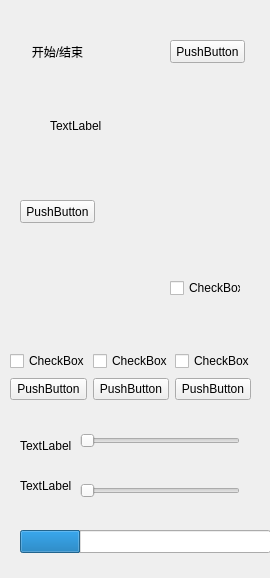
<?xml version="1.0" encoding="UTF-8"?>
<ui version="4.0">
 <class>Form</class>
 <widget class="QWidget" name="Form">
  <property name="geometry">
   <rect>
    <x>0</x>
    <y>0</y>
    <width>270</width>
    <height>578</height>
   </rect>
  </property>
  <property name="windowTitle">
   <string>Form</string>
  </property>
  <widget class="QLabel" name="label">
   <property name="geometry">
    <rect>
     <x>120</x>
     <y>170</y>
     <width>91</width>
     <height>91</height>
    </rect>
   </property>
   <property name="text">
    <string/>
   </property>
   <property name="pixmap">
    <pixmap resource="../bankground/bankground.qrc">:/pic/u=3667485617,1532020133&amp;fm=11&amp;gp=0.jpg</pixmap>
   </property>
  </widget>
  <widget class="QPushButton" name="pushButton">
   <property name="geometry">
    <rect>
     <x>20</x>
     <y>40</y>
     <width>75</width>
     <height>23</height>
    </rect>
   </property>
   <property name="text">
    <string>开始/结束</string>
   </property>
   <property name="autoDefault">
    <bool>false</bool>
   </property>
   <property name="default">
    <bool>false</bool>
   </property>
   <property name="flat">
    <bool>true</bool>
   </property>
  </widget>
  <widget class="QPushButton" name="pushButton_2">
   <property name="geometry">
    <rect>
     <x>170</x>
     <y>40</y>
     <width>75</width>
     <height>23</height>
    </rect>
   </property>
   <property name="text">
    <string>PushButton</string>
   </property>
   <property name="icon">
    <iconset>
     <activeon>:/pic/m.ico</activeon>
    </iconset>
   </property>
  </widget>
  <widget class="QLabel" name="label_2">
   <property name="geometry">
    <rect>
     <x>50</x>
     <y>90</y>
     <width>181</width>
     <height>71</height>
    </rect>
   </property>
   <property name="text">
    <string>TextLabel</string>
   </property>
  </widget>
  <widget class="QProgressBar" name="progressBar">
   <property name="geometry">
    <rect>
     <x>20</x>
     <y>530</y>
     <width>251</width>
     <height>23</height>
    </rect>
   </property>
   <property name="acceptDrops">
    <bool>false</bool>
   </property>
   <property name="autoFillBackground">
    <bool>false</bool>
   </property>
   <property name="inputMethodHints">
    <set>Qt::ImhNone</set>
   </property>
   <property name="value">
    <number>24</number>
   </property>
   <property name="textVisible">
    <bool>false</bool>
   </property>
   <property name="invertedAppearance">
    <bool>false</bool>
   </property>
  </widget>
  <widget class="QSlider" name="horizontalSlider">
   <property name="geometry">
    <rect>
     <x>80</x>
     <y>430</y>
     <width>160</width>
     <height>22</height>
    </rect>
   </property>
   <property name="orientation">
    <enum>Qt::Horizontal</enum>
   </property>
  </widget>
  <widget class="QSlider" name="horizontalSlider_2">
   <property name="geometry">
    <rect>
     <x>80</x>
     <y>480</y>
     <width>160</width>
     <height>22</height>
    </rect>
   </property>
   <property name="orientation">
    <enum>Qt::Horizontal</enum>
   </property>
  </widget>
  <widget class="QLabel" name="label_3">
   <property name="geometry">
    <rect>
     <x>20</x>
     <y>440</y>
     <width>54</width>
     <height>12</height>
    </rect>
   </property>
   <property name="text">
    <string>TextLabel</string>
   </property>
  </widget>
  <widget class="QLabel" name="label_4">
   <property name="geometry">
    <rect>
     <x>20</x>
     <y>480</y>
     <width>54</width>
     <height>12</height>
    </rect>
   </property>
   <property name="text">
    <string>TextLabel</string>
   </property>
  </widget>
  <widget class="QCheckBox" name="checkBox_4">
   <property name="geometry">
    <rect>
     <x>170</x>
     <y>280</y>
     <width>71</width>
     <height>16</height>
    </rect>
   </property>
   <property name="text">
    <string>CheckBox</string>
   </property>
  </widget>
  <widget class="QWidget" name="layoutWidget">
   <property name="geometry">
    <rect>
     <x>10</x>
     <y>350</y>
     <width>241</width>
     <height>51</height>
    </rect>
   </property>
   <layout class="QVBoxLayout" name="verticalLayout">
    <item>
     <layout class="QHBoxLayout" name="horizontalLayout_2">
      <item>
       <widget class="QCheckBox" name="checkBox_2">
        <property name="text">
         <string>CheckBox</string>
        </property>
       </widget>
      </item>
      <item>
       <widget class="QCheckBox" name="checkBox">
        <property name="text">
         <string>CheckBox</string>
        </property>
       </widget>
      </item>
      <item>
       <widget class="QCheckBox" name="checkBox_3">
        <property name="text">
         <string>CheckBox</string>
        </property>
       </widget>
      </item>
     </layout>
    </item>
    <item>
     <layout class="QHBoxLayout" name="horizontalLayout">
      <item>
       <widget class="QPushButton" name="pushButton_3">
        <property name="text">
         <string>PushButton</string>
        </property>
       </widget>
      </item>
      <item>
       <widget class="QPushButton" name="pushButton_4">
        <property name="text">
         <string>PushButton</string>
        </property>
       </widget>
      </item>
      <item>
       <widget class="QPushButton" name="pushButton_5">
        <property name="text">
         <string>PushButton</string>
        </property>
       </widget>
      </item>
     </layout>
    </item>
   </layout>
  </widget>
  <widget class="QPushButton" name="pushButton_6">
   <property name="geometry">
    <rect>
     <x>20</x>
     <y>200</y>
     <width>75</width>
     <height>23</height>
    </rect>
   </property>
   <property name="text">
    <string>PushButton</string>
   </property>
   <property name="icon">
    <iconset>
     <activeon>:/pic/10010-11122109464662.jpg</activeon>
    </iconset>
   </property>
   <property name="iconSize">
    <size>
     <width>16</width>
     <height>16</height>
    </size>
   </property>
  </widget>
 </widget>
 <resources>
  <include location="../bankground/bankground.qrc"/>
 </resources>
 <connections/>
</ui>
